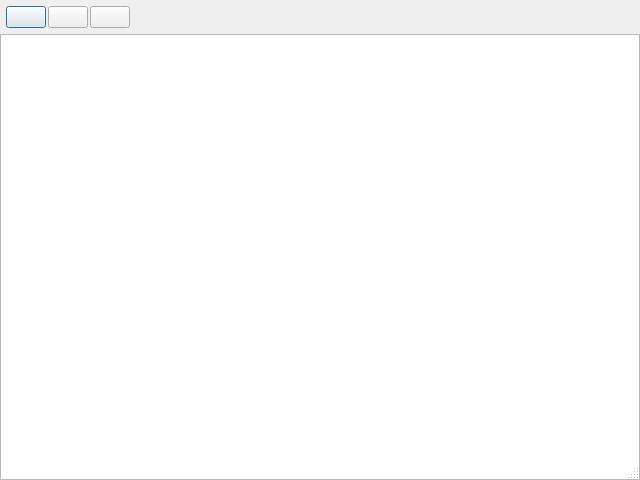
<?xml version="1.0" encoding="UTF-8"?>
<ui version="4.0">
 <class>HtmlViewer</class>
 <widget class="QDialog" name="HtmlViewer">
  <property name="geometry">
   <rect>
    <x>0</x>
    <y>0</y>
    <width>640</width>
    <height>480</height>
   </rect>
  </property>
  <property name="windowTitle">
   <string>Html Viewer</string>
  </property>
  <property name="sizeGripEnabled">
   <bool>true</bool>
  </property>
  <layout class="QVBoxLayout" name="verticalLayout">
   <property name="spacing">
    <number>0</number>
   </property>
   <property name="leftMargin">
    <number>0</number>
   </property>
   <property name="topMargin">
    <number>0</number>
   </property>
   <property name="rightMargin">
    <number>0</number>
   </property>
   <property name="bottomMargin">
    <number>0</number>
   </property>
   <item>
    <layout class="QHBoxLayout" name="horizontalLayout">
     <property name="spacing">
      <number>2</number>
     </property>
     <property name="leftMargin">
      <number>6</number>
     </property>
     <property name="topMargin">
      <number>6</number>
     </property>
     <property name="rightMargin">
      <number>6</number>
     </property>
     <property name="bottomMargin">
      <number>6</number>
     </property>
     <item>
      <widget class="QPushButton" name="homebutton">
       <property name="text">
        <string/>
       </property>
       <property name="icon">
        <iconset resource="wombatforensics.qrc">
         <normaloff>:/bar/home</normaloff>:/bar/home</iconset>
       </property>
       <property name="iconSize">
        <size>
         <width>32</width>
         <height>32</height>
        </size>
       </property>
      </widget>
     </item>
     <item>
      <widget class="QPushButton" name="backbutton">
       <property name="text">
        <string/>
       </property>
       <property name="icon">
        <iconset resource="wombatforensics.qrc">
         <normaloff>:/bar/previous</normaloff>:/bar/previous</iconset>
       </property>
       <property name="iconSize">
        <size>
         <width>32</width>
         <height>32</height>
        </size>
       </property>
      </widget>
     </item>
     <item>
      <widget class="QPushButton" name="forbutton">
       <property name="text">
        <string/>
       </property>
       <property name="icon">
        <iconset resource="wombatforensics.qrc">
         <normaloff>:/bar/next</normaloff>:/bar/next</iconset>
       </property>
       <property name="iconSize">
        <size>
         <width>32</width>
         <height>32</height>
        </size>
       </property>
      </widget>
     </item>
     <item>
      <spacer name="horizontalSpacer">
       <property name="orientation">
        <enum>Qt::Horizontal</enum>
       </property>
       <property name="sizeHint" stdset="0">
        <size>
         <width>40</width>
         <height>20</height>
        </size>
       </property>
      </spacer>
     </item>
    </layout>
   </item>
   <item>
    <widget class="QTextBrowser" name="textbrowser">
     <property name="undoRedoEnabled">
      <bool>false</bool>
     </property>
     <property name="acceptRichText">
      <bool>false</bool>
     </property>
    </widget>
   </item>
  </layout>
 </widget>
 <resources>
  <include location="wombatforensics.qrc"/>
 </resources>
 <connections/>
</ui>
